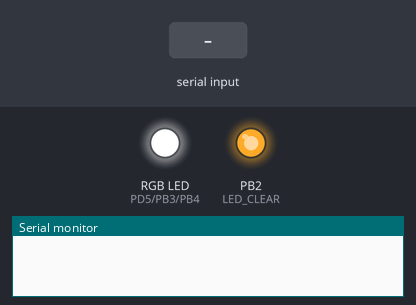
Recording of a program running on a simulated ATtiny4313, built with avr-gcc and emulated at 1 MHz. On the bench: an RGB LED mixed from three pins (HIGH = lit), output pins drawn as LEDs (lit = HIGH), the last lines printed to the serial monitor. The inputs (shaded band) are chosen by the test bench. EEPROM starts erased.

Above: at 1.2 s.
1.3 s: "AT+SETCOLOR\n" received over Serial
At 2.3 s:
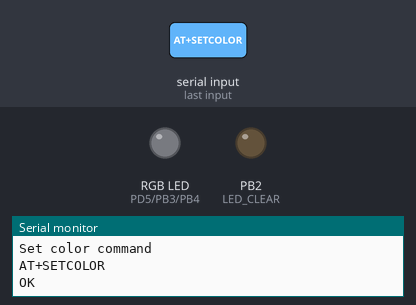
2.8 s: "AT,1\n" received over Serial
4.3 s: "AT+SAVECOLOR\n" received over Serial
Timing chart, 0 to 7.3 s (numbered marks = the images above; inputs shaded):
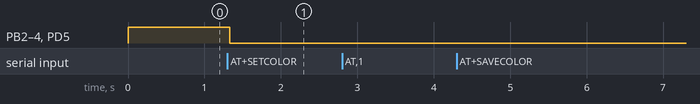

The program:

main.c
```c
/**
 * First AVR Program
 *
 * Blinking RGB LED with the ATTiny4313
 *
 * Author       : Julian Labuschagne
 * Date         : 2015/06/12
 * Last Updated : 2015/06/29
 */

#include <avr/io.h>
#include <avr/eeprom.h>
#include <util/delay.h>
#include <string.h>
#include <stdlib.h>

#define BAUD 9600
#define MYUBRR F_CPU/8/BAUD-1

#define LED_CLEAR 	PB2
#define LED_RED 	PD5
#define LED_GREEN 	PB3
#define LED_BLUE 	PB4

#define SERIAL_RECEIVE PD0
#define SERIAL_TRANSMIT PD1

#define DELAY_TIME 10;

// Declare LED PWM functions
void pwm_init(void);
void display_color(uint8_t white, uint8_t red, uint8_t green, uint8_t blue);
void cycle_test(uint8_t speed);
void cycle_colors(uint8_t speed);
void delay(uint8_t ms);

// Declare USART functions
void usart_init(uint16_t ubrr);
void usart_putchar(char data);
void usart_pstr(char * str);
char usart_getchar(void);
void usart_gstr(char myString[], uint8_t maxLength);

// Declare command functions
void command_parse(char * cmd);
void command_response(uint8_t status);
void command_setcolor(char * cmd);
void command_savecolor(void);

// Global variables
uint8_t whiteValue = 0;
uint8_t redValue = 0;
uint8_t greenValue = 0;
uint8_t blueValue = 0;

int main(void) {

	/**
	 * Enable PWM
	 */
	pwm_init();

	/**
	 * Enable USART
	 */
	usart_init(MYUBRR);


	// -------- Inits -------- //
	DDRB |= (1 << LED_GREEN) | (1 << LED_BLUE) | (1 << LED_CLEAR);
	DDRD |= (1 << LED_RED);

	/**
	 * Display default colors
	 */
	whiteValue = eeprom_read_byte((uint8_t *) 0);
	redValue = eeprom_read_byte((uint8_t *) 1);
	greenValue = eeprom_read_byte((uint8_t *) 2);
	blueValue = eeprom_read_byte((uint8_t *) 3);

	display_color(whiteValue, redValue, greenValue, blueValue);

	char serialRead[64]; // Our buffer to record received bytes

	// ------ Event loop ----- //
	while (1) {

		// Get string from Serial and parse the command
		usart_gstr(serialRead, 64);
		command_parse(serialRead);

		//cycle_test(10);
		//cycle_colors(15);

	}

	return 0;
}

void usart_init(uint16_t ubrr) {

	// Set baud rate
	UBRRH = (uint8_t) (ubrr>>8);
	UBRRL = (uint8_t) ubrr;

	// Double the USART Transmission Speed
	UCSRA |= (1 << U2X);

	// Enable receiver and transmitter
	UCSRB |= (1 << RXEN) | (1 << TXEN);

	// Set frame format: 8 data, 1 stop bit
	UCSRC |= (1 << UCSZ0) | (1 << UCSZ1);

}

void usart_putchar(char data) {
	// Wait for empty transmit buffer
	while (!(UCSRA & (1 << UDRE)));
	// Start transmission
	UDR = data;
}

void usart_pstr(char *s) {

	// Loop through entire string
	while(*s) {
		usart_putchar(*s);
		s++;
	}

}

char usart_getchar() {
	// Wait for incoming data
	while(!(UCSRA & (1 << RXC)));
	return UDR;
}

void usart_gstr(char myString[], uint8_t maxLength) {
	char response;
	uint8_t i;

	i = 0;

	while(i < (maxLength - 1)) {

		response = usart_getchar();

		if(response == '\n') {
			break;
		} else {
			myString[i] = response;
			i++;
		}

		myString[i] = 0;

	}
}

/**
 * Parse the string read from USART
 * and check which command have been sent
 */
void command_parse(char * cmd) {

	if (strcmp(cmd, "AT") == 0) {
		command_response(1);
	}

	else if (strstr(cmd, "AT+SETCOLOR") != 0) {
		usart_pstr("Set color command\n");
		command_setcolor(cmd);
		command_response(1);
	}

	else if (strstr(cmd, "AT+SAVECOLOR") != 0) {
		usart_pstr("Save color command\n");
		command_savecolor();
		command_response(1);
	}

	else {
		usart_pstr("Unknown command\n");
		command_response(0);
	}

}

/**
 * Display a response if the command was
 * successful or uncessfull
 */
void command_response(uint8_t status) {
	if(status) {
		usart_pstr("OK\n");
	}
	else {
		usart_pstr("ERROR\n");
	}
}

/**
 * Display the color that was sent from the SETCOLOR cmd
 */
void command_setcolor(char *cmd) {

	// We dont want to destoy the original command string
	// So we create a copy to perform strtok() on
	char tmpstr[strlen(cmd) + 1];
	strcpy(tmpstr, cmd);

	// Remove everything in front of the equals sign
	strtok(tmpstr, "=");

	// Get the color values in the command string
	char *color_values = strtok(NULL, "=");

	// Get the value for the White LED and
	// assign to global variable whiteValue
	char *whiteString = strtok(color_values, ",");
	whiteValue = atoi(whiteString);

	// Get the value for the Red LED and
	// assign to global variable redValue
	char *redString = strtok(NULL, ",");
	redValue = atoi(redString);

	// Get the value for the Green LED and
	// assign to global variable greenValue
	char *greenString = strtok(NULL, ",");
	greenValue = atoi(greenString);

	// Get the value for the Blue LED and
	// assign to global variable blueValue
	char *blueString = strtok(NULL, ",");
	blueValue = atoi(blueString);

	// Display the color
	display_color(whiteValue, redValue, greenValue, blueValue);

	// Echo the command
	usart_pstr(cmd);
	usart_pstr("\n");

}

/**
 * Save color values to the EEPROM
 */
void command_savecolor(void) {
	uint8_t *address_white = (uint8_t *) 0;
	eeprom_update_byte(address_white, whiteValue);

	uint8_t *address_red = (uint8_t *) 1;
	eeprom_update_byte(address_red, redValue);

	uint8_t *address_green = (uint8_t *) 2;
	eeprom_update_byte(address_green, greenValue);

	uint8_t *address_blue = (uint8_t *) 3;
	eeprom_update_byte(address_blue, blueValue);
}

/**
 * Initialize PWM
 */
void pwm_init() {

	/**
	 * Counter 0
	 * Setup  fast PWM (mode 3)
	 */
	TCCR0A |= (1 << WGM00) | (1 << WGM01) | (1 << COM0A1) | (1 << COM0B1);
	TCCR0B |= (1 << CS01);

	/**
	 * Counter 1
	 * Setup fast PWM
	 */
	TCCR1A |= (1 << WGM10) | (1 << COM1A1) | (1 << COM1B1);
	TCCR1B |= (1 << WGM12) | (1 << CS11);

}

void display_color(uint8_t white, uint8_t red, uint8_t green, uint8_t blue) {

	OCR0A = white;
	OCR0B = red;
	OCR1A = green;
	OCR1B = blue;

	if(OCR0A == 0) {
		DDRB &= ~(1 << PB2);
	}
	else {
		DDRB |= (1 << PB2);
	}

	if(OCR0B == 0) {
		DDRD &= ~(1 << LED_RED);
	}
	else {
		DDRD |= (1 << LED_RED);
	}

	if(OCR1A == 0) {
		DDRB &= ~(1 << LED_GREEN);
	}
	else {
		DDRB |= (1 << LED_GREEN);
	}

	if(OCR1B == 0) {
		DDRB &= ~(1 << LED_BLUE);
	}
	else {
		DDRB |= (1 << LED_BLUE);
	}
}

void cycle_test(uint8_t speed) {

	int i;

	for (i = 0; i < 256; i++) {
		display_color(i, 0, 0, 0);
		delay(speed);
	}

	for (i = 255; i >= 0; i--) {
		display_color(i, 0, 0, 0);
		delay(speed);
	}

	for (i = 0; i < 256; i++) {
		display_color(0, i, 0, 0);
		delay(speed);
	}

	for (i = 255; i >= 0; i--) {
		display_color(0, i, 0, 0);
		delay(speed);
	}

	for (i = 0; i < 256; i++) {
		display_color(0, 0, i, 0);
		delay(speed);
	}

	for (i = 255; i >= 0; i--) {
		display_color(0, 0, i, 0);
		delay(speed);
	}

	for (i = 0; i < 256; i++) {
		display_color(0, 0, 0, i);
		delay(speed);
	}

	for (i = 255; i >= 0; i--) {
		display_color(0, 0, 0, i);
		delay(speed);
	}
}

void cycle_colors(uint8_t speed) {

	int i;

	uint8_t white = 0;
	uint8_t red;
	uint8_t green;
	uint8_t blue;

	for(i = 0; i < 256; i++) {

		red = 255 - i;
		green = i;
		blue = 0;

		display_color(white, red, green, blue);
		delay(speed);
	}

	for(i = 0; i < 256; i++) {

		red = 0;
		green = 255 - i;
		blue = i;

		display_color(white, red, green, blue);
		delay(speed);
	}

	for(i = 0; i < 256; i++) {

		red = i;
		green = 0;
		blue = 255 - i;

		display_color(white, red, green, blue);
		delay(speed);
	}
}

void delay(uint8_t ms) {

	int i;

	for (i = 0; i < ms; i++) {
		_delay_ms(1);
	}

}
```

Measured:
- after the input at 1.3 s, PB2 (LED_CLEAR), PB3 (LED_GREEN), PB4 (LED_BLUE), PD5 (LED_RED): HIGH → LOW at once
